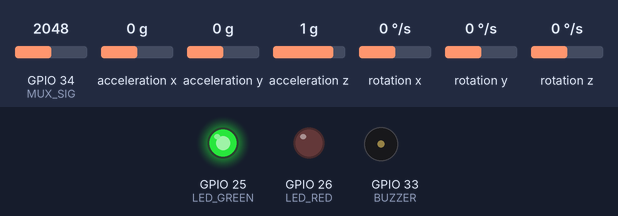
Bench run of a sketch on a simulated ESP32. On the bench: output pins drawn as LEDs (lit = HIGH), buzzer (waves = sounding). The inputs (shaded band) are chosen by the test bench; at power-on: acceleration y 0 g, GPIO 34 (MUX_SIG) = 2048, acceleration x 0 g, acceleration z 1 g, rotation x 0 °/s, rotation y 0 °/s, rotation z 0 °/s. Nothing arrives over Bluetooth unless stated; pins used as bus, display or sensor lines are not drawn; what the sketch prints to the serial monitor is not drawn.

Above: at 1.2 s.
1.3 s: acceleration y set to 0.6 g
3.2 s: acceleration y set to 0.9 g
At 4.26 s:
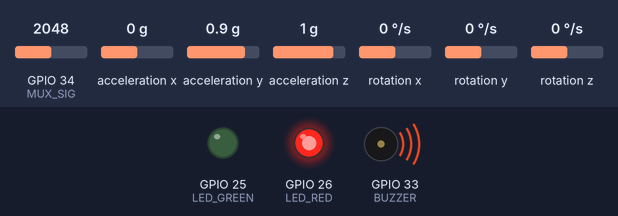
6.2 s: acceleration y set to -1.4 g
At 6.9 s:
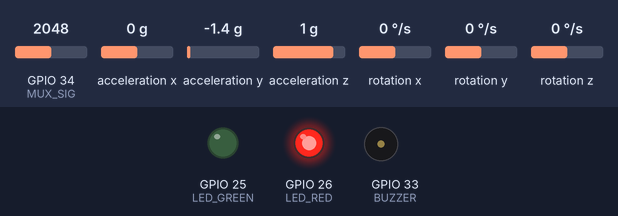
8.5 s: acceleration y set to 0.8 g
At 9.26 s:
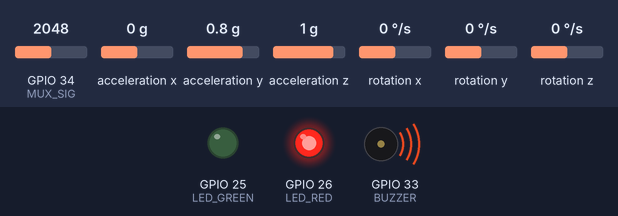
Timing chart, 0 to 12.5 s (numbered marks = the images above; inputs shaded):
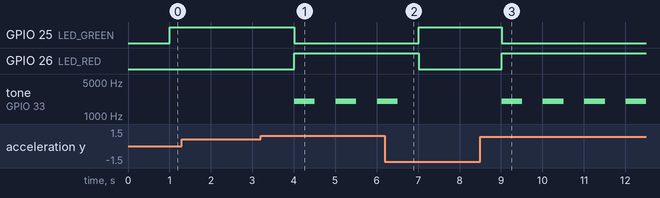

The sketch:

sketch_smartinsole.ino
```cpp
/*
 * Intelligent Wearable Insole System — ESP32 Embedded Classifier
 * ===============================================================
 * Manuscript: "An intelligent wearable insole system for machine learning-based
 *              detection of high-risk load-lifting postures"
 * Journal   : Scientific Reports
 *
 * Description
 * -----------
 * This firmware runs on an ESP32-WROOM-32 microcontroller and performs
 * real-time lifting-posture classification using a Logistic Regression
 * classifier embedded as a C header file (model.h).
 *
 * Sensor pipeline (5 Hz):
 *   1. Read 12 FSR plantar-pressure channels via CD74HC4067 multiplexer.
 *   2. Read sagittal trunk flexion angle from MPU6050 IMU (T8 placement).
 *   3. Accumulate samples over a 1-second window (5 samples).
 *   4. Average the window → 13-dimensional feature vector.
 *   5. Run on-board inference with the embedded Logistic Regression model.
 *   6. Trigger feedback:
 *        Green LED → low-risk posture (Label 1)
 *        Red LED + Buzzer → high-risk posture (Label 2)
 *
 * Pin Assignment (matches Supplementary Table S2.2)
 * --------------------------------------------------
 * MPU6050 SDA  → GPIO 21  (4.7 kΩ pull-up)
 * MPU6050 SCL  → GPIO 22  (4.7 kΩ pull-up)
 * MUX S0       → GPIO 13  (LSB select)
 * MUX S1       → GPIO 12
 * MUX S2       → GPIO 14
 * MUX S3       → GPIO 27  (MSB select)
 * MUX SIG      → GPIO 34  (ADC1_CH6, input only)
 * MUX EN       → GPIO 32  (active LOW)
 * Green LED    → GPIO 25  (330 Ω series resistor)
 * Red LED      → GPIO 26  (330 Ω series resistor)
 * Buzzer       → GPIO 33  (PWM capable)
 *
 * FSR Channel Mapping (CD74HC4067 multiplexer channels 0–15)
 * -----------------------------------------------------------
 * MUX CH 0  → FSR1  (Left heel)
 * MUX CH 1  → FSR2  (Left navicular / mid-foot)
 * MUX CH 2  → FSR3  (Left 1st metatarsal head)
 * MUX CH 3  → FSR4  (Left 5th metatarsal head)
 * MUX CH 4  → FSR5  (Left hallux IP joint)
 * MUX CH 5  → FSR6  (Left 3rd toe MTP joint)
 * MUX CH 6  → FSR7  (Right heel)
 * MUX CH 7  → FSR8  (Right navicular / mid-foot)
 * MUX CH 8  → FSR9  (Right 1st metatarsal head)
 * MUX CH 9  → FSR10 (Right 5th metatarsal head)
 * MUX CH 10 → FSR11 (Right hallux IP joint)
 * MUX CH 11 → FSR12 (Right 3rd toe MTP joint)
 * MUX CH 12–15: unused
 *
 * Model Output Mapping
 * --------------------
 * The embedded Logistic Regression (model.h, generated via micromlgen /
 * Eloquent ML) returns a zero-based class index:
 *   classIdx = 0 → Label 1 (low-risk  posture) → Green LED
 *   classIdx = 1 → Label 2 (high-risk posture) → Red LED + Buzzer
 *
 * Authors: M. Vafadar, A.H. Jafari, F. Karbasi, E. Ghaffari
 * Ethics Approval: IR.IUMS.REC.1402.966
 */

#include "BluetoothSerial.h"
#include <Wire.h>
#include <MPU6050.h>
#include "model.h"   // Embedded Logistic Regression classifier

// ── Multiplexer control pins (CD74HC4067) ─────────────────────────────────
const int MUX_S0  = 13;   // LSB address select
const int MUX_S1  = 12;
const int MUX_S2  = 14;
const int MUX_S3  = 27;   // MSB address select
const int MUX_SIG = 34;   // Analog signal input (ADC1_CH6)
const int MUX_EN  = 32;   // Active LOW enable

// ── Feedback output pins ───────────────────────────────────────────────────
const int LED_GREEN = 25;  // Low-risk  indicator (330 Ω series resistor)
const int LED_RED   = 26;  // High-risk indicator (330 Ω series resistor)
const int BUZZER    = 33;  // High-risk auditory alert (PWM capable)

// ── Timing constants ───────────────────────────────────────────────────────
// Sampling interval: 200 000 µs = 200 ms → 5 Hz (satisfies Nyquist for
// quasi-static postural signals up to 2.5 Hz; see manuscript §4).
const unsigned long SAMPLE_INTERVAL_US     = 200000UL;
// Classification window: 1 000 000 µs = 1 s → 5 samples per decision.
const unsigned long PREDICTION_INTERVAL_US = 1000000UL;

// ── Number of FSR channels used ────────────────────────────────────────────
const int NUM_FSR = 12;

// ── Global state ──────────────────────────────────────────────────────────
BluetoothSerial SerialBT;
MPU6050 mpu;
Eloquent::ML::Port::LogisticRegression classifier;

unsigned long prevSampleMicros     = 0;
unsigned long prevPredictionMicros = 0;

float fsrSums[NUM_FSR] = {0.0f};
int   sampleCount      = 0;

// ── Helper: select multiplexer channel ────────────────────────────────────
float readMuxChannel(int channel) {
    // Write 4-bit address to S0–S3
    digitalWrite(MUX_S0, (channel >> 0) & 0x01);
    digitalWrite(MUX_S1, (channel >> 1) & 0x01);
    digitalWrite(MUX_S2, (channel >> 2) & 0x01);
    digitalWrite(MUX_S3, (channel >> 3) & 0x01);
    delayMicroseconds(10);               // brief settling time
    return (float)analogRead(MUX_SIG);
}

// ── Helper: compute trunk flexion angle from MPU6050 raw data ─────────────
float getTrunkAngle() {
    int16_t ax, ay, az, gx, gy, gz;
    mpu.getMotion6(&ax, &ay, &az, &gx, &gy, &gz);
    // Sagittal (pitch) angle from accelerometer components
    return atan2f((float)ay, (float)az) * 180.0f / PI;
}

// ═══════════════════════════════════════════════════════════════════════════
void setup() {
    // Multiplexer pins
    pinMode(MUX_S0,  OUTPUT);
    pinMode(MUX_S1,  OUTPUT);
    pinMode(MUX_S2,  OUTPUT);
    pinMode(MUX_S3,  OUTPUT);
    pinMode(MUX_EN,  OUTPUT);
    digitalWrite(MUX_EN, LOW);   // Enable multiplexer (active LOW)

    // Feedback pins
    pinMode(LED_GREEN, OUTPUT);
    pinMode(LED_RED,   OUTPUT);
    pinMode(BUZZER,    OUTPUT);
    digitalWrite(LED_GREEN, LOW);
    digitalWrite(LED_RED,   LOW);
    digitalWrite(BUZZER,    LOW);

    Serial.begin(115200);
    SerialBT.begin("ESP32_SmartInsole");   // Bluetooth device name

    // IMU initialisation
    Wire.begin();
    mpu.initialize();
    if (!mpu.testConnection()) {
        Serial.println("[ERROR] MPU6050 connection failed — check wiring.");
        while (true) { delay(1000); }
    }
    Serial.println("[INFO] MPU6050 connected.");
    Serial.println("[INFO] Smart Insole system ready. Streaming at 5 Hz.");
}

// ═══════════════════════════════════════════════════════════════════════════
void loop() {
    unsigned long now = micros();

    // ── 5 Hz sensor sampling ────────────────────────────────────────────
    if (now - prevSampleMicros >= SAMPLE_INTERVAL_US) {
        prevSampleMicros = now;
        sampleSensors();
    }

    // ── 1 Hz classification ─────────────────────────────────────────────
    if (now - prevPredictionMicros >= PREDICTION_INTERVAL_US) {
        prevPredictionMicros = now;
        classifyPosture();
    }
}

// ── Sample all 12 FSR channels and accumulate for averaging ───────────────
void sampleSensors() {
    float angleNow = getTrunkAngle();

    // Read FSR channels 0–11 (sequential; all 12 channels used)
    for (int ch = 0; ch < NUM_FSR; ch++) {
        float val = readMuxChannel(ch);
        fsrSums[ch] += val;
    }
    sampleCount++;

    // Stream real-time data over Serial and Bluetooth (CSV format)
    // Format: FSR1,FSR2,...,FSR12,TrunkAngle
    for (int i = 0; i < NUM_FSR; i++) {
        float instantVal = readMuxChannel(i);
        Serial.print(instantVal);
        SerialBT.print(instantVal);
        if (i < NUM_FSR - 1) { Serial.print(","); SerialBT.print(","); }
    }
    Serial.print(",");   SerialBT.print(",");
    Serial.print(angleNow);    SerialBT.print(angleNow);
    Serial.println();          SerialBT.println();
}

// ── Average window, run classifier, trigger feedback ──────────────────────
void classifyPosture() {
    if (sampleCount == 0) return;

    // Build 13-dimensional feature vector [FSR1..FSR12, TrunkAngle]
    float features[13];
    for (int i = 0; i < NUM_FSR; i++) {
        features[i] = fsrSums[i] / (float)sampleCount;
        fsrSums[i]  = 0.0f;   // reset accumulator
    }
    sampleCount   = 0;
    features[12]  = getTrunkAngle();   // current trunk angle for classification

    // Debug: print feature vector
    Serial.print("[FEATURES] ");
    for (int i = 0; i < 13; i++) {
        Serial.print(features[i], 2);
        if (i < 12) Serial.print(", ");
    }
    Serial.println();

    // ── On-board inference ─────────────────────────────────────────────
    // classifier.predict() returns a zero-based class index:
    //   0 → Label 1 (low-risk)   → Green LED on
    //   1 → Label 2 (high-risk)  → Red LED + Buzzer on
    int classIdx = classifier.predict(features);

    if (classIdx == 0) {
        // Low-risk posture
        digitalWrite(LED_GREEN, HIGH);
        digitalWrite(LED_RED,   LOW);
        noTone(BUZZER);
        Serial.println("[POSTURE] LOW-RISK  → Green LED");
    } else {
        // High-risk posture
        digitalWrite(LED_GREEN, LOW);
        digitalWrite(LED_RED,   HIGH);
        tone(BUZZER, 2000, 500);   // 2 kHz tone for 500 ms
        Serial.println("[POSTURE] HIGH-RISK → Red LED + Buzzer");
    }
}
```

model.h
```cpp
/*
 * model.h — Embedded Logistic Regression Classifier
 * ===================================================
 * Generated by: micromlgen / Eloquent ML (https://eloquentarduino.com)
 * Source model : sklearn.linear_model.LogisticRegression
 *                (penalty=L2, C=0.1, solver=newton-cg)
 * Trained on   : 13-dimensional feature vector
 *                [FSR1, FSR2, FSR3, FSR4, FSR5, FSR6,
 *                 FSR7, FSR8, FSR9, FSR10, FSR11, FSR12, TrunkAngle]
 *
 * Class Mapping
 * -------------
 * The training dataset uses integer labels:
 *   Label 1 = low-risk  posture
 *   Label 2 = high-risk posture
 *
 * Eloquent ML re-indexes classes to zero-based indices in sorted order:
 *   classIdx = 0  ←→  Label 1 (low-risk)
 *   classIdx = 1  ←→  Label 2 (high-risk)
 *
 * Usage in firmware (sketch_smartinsole.ino):
 *   int classIdx = classifier.predict(features);
 *   if (classIdx == 0) { // low-risk  → Green LED          }
 *   else               { // high-risk → Red LED + Buzzer   }
 *
 * Performance (independent test set, k=13 features, as reported in manuscript)
 * -----------------------------------------------------------------------------
 *   Accuracy    : 91.17 %
 *   Sensitivity : 93.75 %   (high-risk recall)
 *   Specificity : 87.83 %   (low-risk  recall)
 *   AUC         : 0.94
 */

#pragma once
#include <cstdarg>

namespace Eloquent {
    namespace ML {
        namespace Port {

            class LogisticRegression {
                public:
                    /**
                     * Predict zero-based class index for a 13-element feature vector.
                     *
                     * @param x  Pointer to float array of length 13:
                     *           x[0]–x[11] = FSR1–FSR12 (averaged over 1-second window)
                     *           x[12]      = TrunkAngle in degrees
                     * @return   0 = low-risk (Label 1), 1 = high-risk (Label 2)
                     */
                    int predict(float *x) {
                        // Intercept (bias) term for class index 0 (low-risk)
                        float votes[2] = { 0.33220547072f, 0.0f };

                        // Dot product of feature vector with model coefficients
                        // Coefficient order matches FEATURES list in training script:
                        // [FSR1, FSR2, FSR3, FSR4, FSR5, FSR6,
                        //  FSR7, FSR8, FSR9, FSR10, FSR11, FSR12, TrunkAngle]
                        votes[0] += dot(x,
                             0.000200439079f,   // FSR1
                             0.000763401393f,   // FSR2
                             0.000499997715f,   // FSR3
                             0.000246563481f,   // FSR4
                            -0.0000881126930f,  // FSR5
                             0.001300203972f,   // FSR6
                            -0.000906010129f,   // FSR7
                            -0.000225394276f,   // FSR8
                            -0.003583361486f,   // FSR9
                            -0.000221780459f,   // FSR10
                             0.001239228316f,   // FSR11
                             0.001127891752f,   // FSR12
                            -0.02811860066f     // TrunkAngle (dominant predictor)
                        );

                        // Return argmax → 0 (low-risk) or 1 (high-risk)
                        uint8_t classIdx = 0;
                        float   maxVotes = votes[0];
                        for (uint8_t i = 1; i < 2; i++) {
                            if (votes[i] > maxVotes) {
                                classIdx = i;
                                maxVotes = votes[i];
                            }
                        }
                        return classIdx;
                    }

                protected:
                    /**
                     * Compute dot product of feature vector x with variadic
                     * coefficient list. Expects exactly 13 coefficients.
                     */
                    float dot(float *x, ...) {
                        va_list w;
                        va_start(w, 13);
                        float result = 0.0f;
                        for (uint16_t i = 0; i < 13; i++) {
                            result += x[i] * (float)va_arg(w, double);
                        }
                        va_end(w);
                        return result;
                    }
            };

        }  // namespace Port
    }  // namespace ML
}  // namespace Eloquent
```

Measured:
- the behaviour switches between 0.7 and 0.8 g on acceleration y (found by bisection; images 0 and 1)
- after the input at 1.3 s, every drawn part: stays the same
- after the input at 3.2 s, GPIO 25 (LED_GREEN): HIGH → LOW after 0.81 s; GPIO 26 (LED_RED): LOW → HIGH after 0.81 s; tone on GPIO 33 (BUZZER): alternates 2000 Hz for 0.50 s and silent for 0.50 s, starting after 0.81 s
- after the input at 6.2 s, GPIO 25 (LED_GREEN): LOW → HIGH after 0.81 s; GPIO 26 (LED_RED): HIGH → LOW after 0.81 s; tone on GPIO 33 (BUZZER): goes on until 6.5 s, then stays silent
- after the input at 8.5 s, GPIO 25 (LED_GREEN): HIGH → LOW after 0.51 s; GPIO 26 (LED_RED): LOW → HIGH after 0.51 s; tone on GPIO 33 (BUZZER): alternates 2000 Hz for 0.50 s and silent for 0.50 s, starting after 0.51 s
